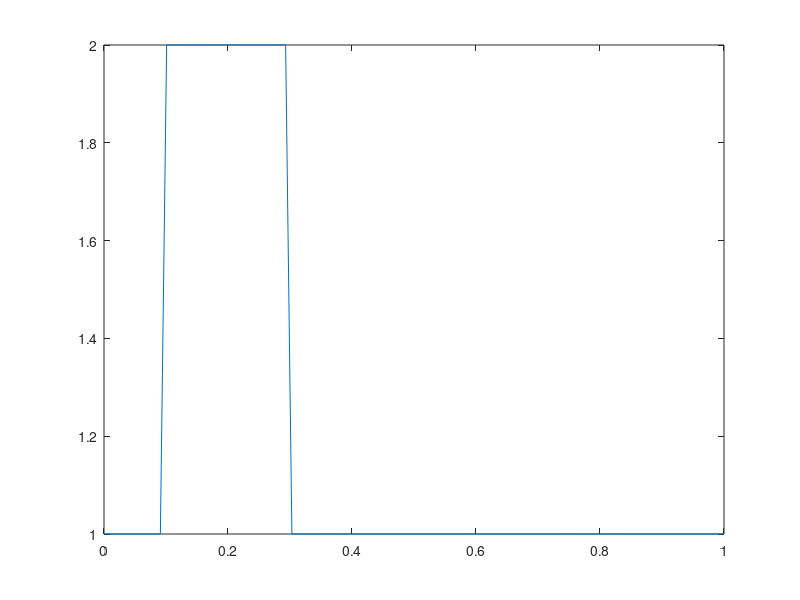

Write MATLAB code to recreate this figure. (Note: this script raises an error after producing the figure.)
close all
clear all
clc

%Inputs
dt=0.01;
n=100;
L=1;
t=4;
nt=t/dt;
c = 0.1;
x = zeros(n);
u_final = zeros(n);
u_old = zeros(n);
u_initial=zeros(n);

u = ones(1,n);
x = linspace(0,L,n);
dx = x(2) - x(1);
x_start = 0.1;
x_stop = 0.3;
for i=1:n
  if (x(i)<x_start || x(i)>x_stop)
    continue
  else
    u(i)=2;
  endif
endfor
u_old = u;
u_initial = u;

for k = 1:nt
  for i = 2:n-1
    %flux_limiter
    if (u(i)-u(i-1)) == 0
      r = 0;
    else
      r = (u(i+1)-u(i))/(u(i)-u(i-1));
    endif
    if r<=0
      phi = 0;
    elseif r<1
      phi=r;
    else
      phi=1;
    endif
    u(i) = u_old(i) - ((c^2)*(dt/(dx^2)))*(u_old(i) - u_old(i-1))*phi;
  u_old = u;
  ##plot(x,u_initial)
  ##hold on
  ##plot(x,u)
  ##axis([0 1 0 2])
  ##pause(0.01)
  endfor
    u_final = u;
endfor
axis([0 1 0 2])
plot(x,u)
str = sprintf("Wave equation with %d nodes",n(i));
title(str)
xlabel("Nodes")
ylabel("Velocity")